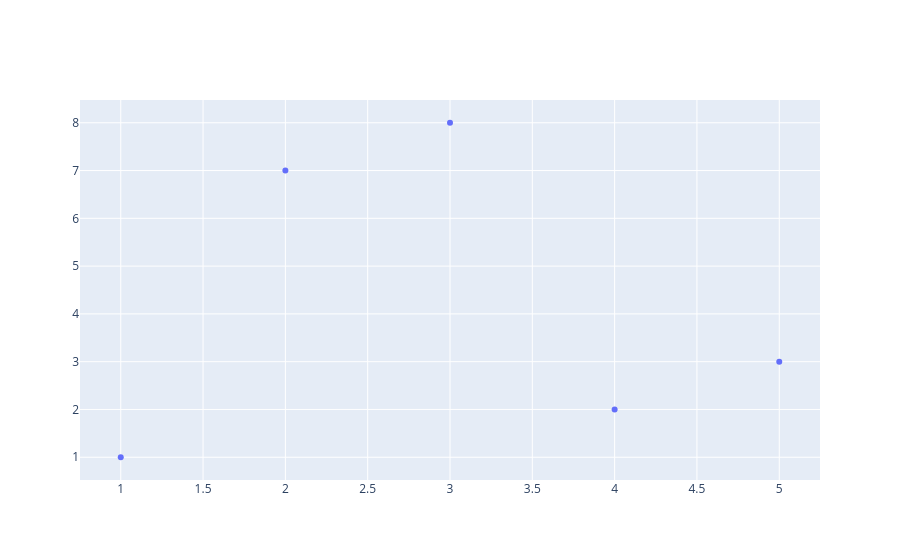

Notebook cell for this chart:
### Code cell
fig=go.Figure()
fig.add_trace(go.Scatter(x=[1,2,3,4,5],y=[1,7,8,2,3],mode='markers'))

### Figure 1 — Plotly figure (JSON) as saved in the notebook; plotly's stock layout.template omitted (floating-point values rounded to 4 significant figures)
{"data": [{"mode": "markers", "type": "scatter", "x": [1, 2, 3, 4, 5], "y": [1, 7, 8, 2, 3]}], "layout": {}}
